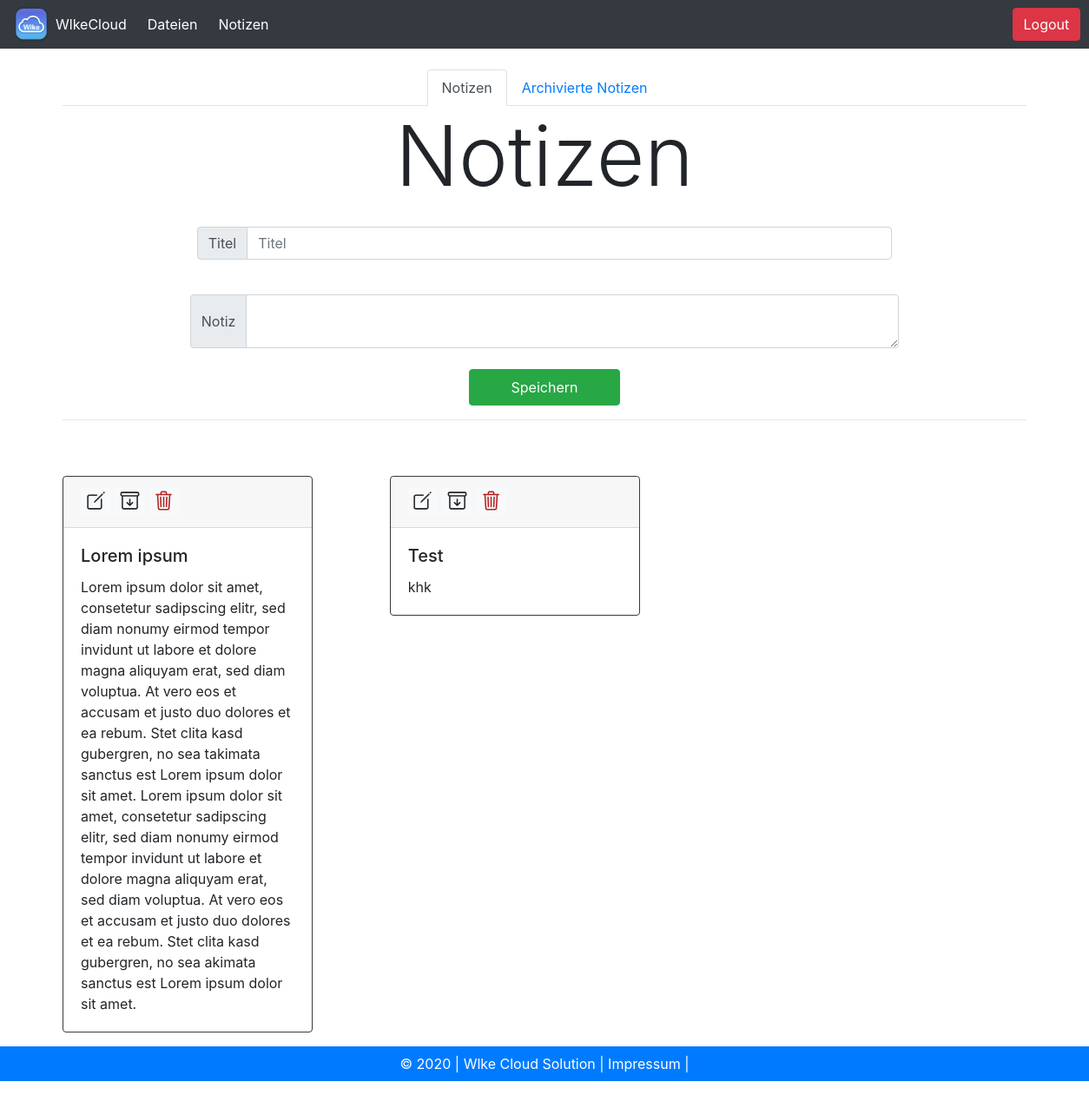
/notes/ (signed in), run on an earlier commit of the app's database.
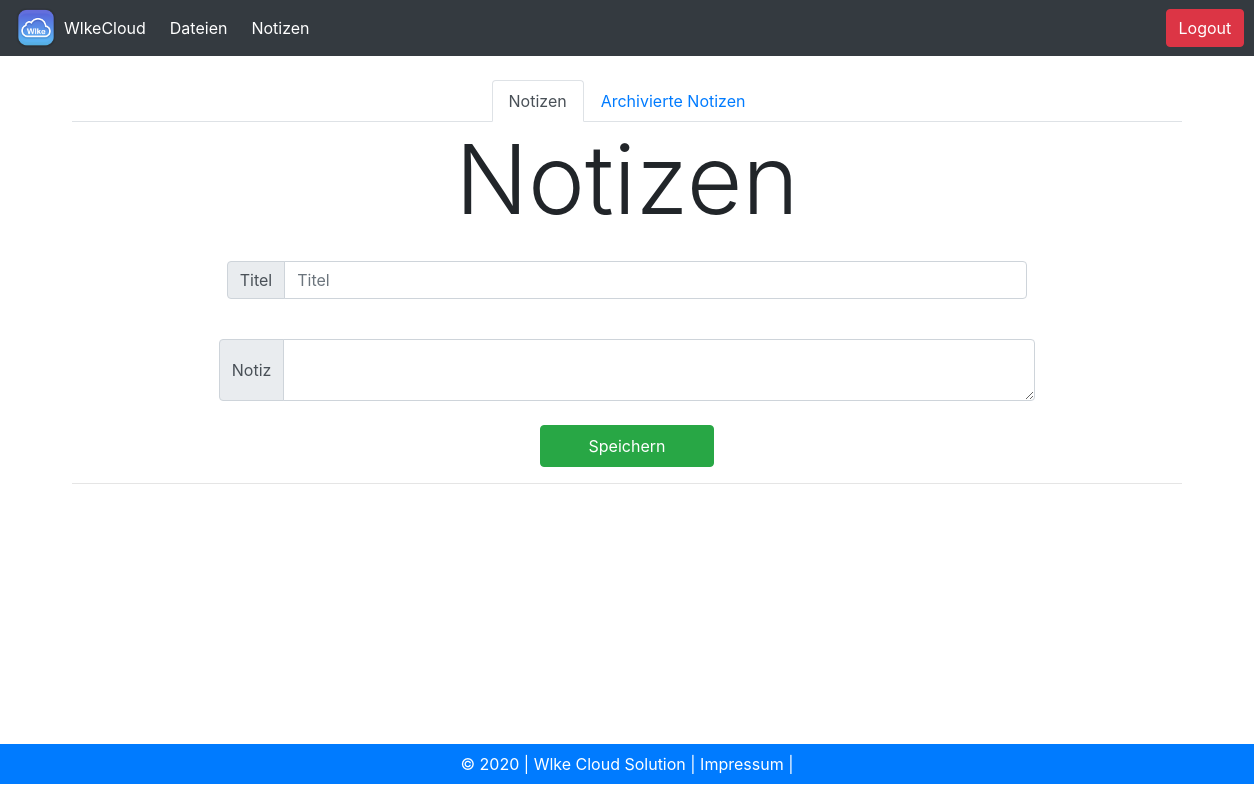
And on a later commit of the database.
### notes/models.py (models this page shows, shortened)
class Notiz(models.Model):
    benutzer = models.ForeignKey(
        User, on_delete=models.CASCADE, related_name="notiz", null=True)
    titel = models.CharField(max_length=200)
    body = models.TextField()
    archived = models.BooleanField(default=False)
    class Meta:
        verbose_name_plural = 'Notizen'

### notes/views.py (the view, shortened to what this page needs)
# urls.py: path('', views.index, name="index"),
def index(request):
    return render(request, 'notes/notes_index.html')

### templates/notes/notes_index.html (shortened to what this page needs)
{% extends 'base_storage.html' %} {% block titel %}Notizen{% endblock %}
{% block content %}
<br>
<ul class="nav nav-tabs justify-content-center">
  <li class="nav-item">
    <a class="nav-link active" href="/notes/">Notizen</a>
  </li>
  <li class="nav-item">
    <a class="nav-link" href="/notes/archived/">Archivierte Notizen</a>
  </li>
  <br>
</ul>
<div class="text-center">
  <h1 class="text-center display-1">Notizen</h1>
</div>
<form method="POST" name="note">
  <div class="input-group input-groupm mb-3 w-75 p-3 mx-auto">
    <div class="input-group-prepend">
      <span class="input-group-text" id="inputGroup-sizing-sm">Titel</span>
    </div>
    <input type="text" class="form-control" name="note-title" placeholder="Titel">
  </div>
  <div class="input-group mb-3 w-75 p-2 mx-auto">
    <div class="input-group-prepend">
      <span class="input-group-text" id="inputGroup-sizing-default">Notiz</span>
    </div>
    <textarea class="form-control" type="text" name="note-body" placeholder="Notiz">  </textarea>
  </div>
  <div class="text-center">
    <button class="btn btn-success pl-5 pr-5 pt-2 pb-2" type="submit">Speichern</button>
  </div>
</form>
<hr>
<div class="card-columns">
{% for notiz in user.notiz.all %}
{% if notiz.archived %}
{% else %}
<div class="card border-dark mx-auto m-5" style="max-width: 18rem;">
  <div class="card-header">
    <a href="/notes/edit/{{notiz.id}}" class="badge badge-light"><ion-icon name="create-outline" style="font-size: 25px;"></ion-icon></a>
    <a href="/notes/archive/{{notiz.id}}" class="badge badge-light"><ion-icon name="archive-outline" style="font-size: 25px;"></ion-icon></a>
    <a href="/notes/delete/{{notiz.id}}/" class="badge badge-light"><ion-icon name="trash-outline" style="font-size: 25px; color:firebrick;"></ion-icon></a>
  </div>
  <div class="card-body">
    <h5 class="card-title">{{ notiz.titel }}</h5>
    <p class="card-text">{{ notiz.body }}</p>
  </div>
  {% endif %}
</div>
{% endfor %}
</div>
{% endblock %}

### templates/base_storage.html (shortened to what this page needs)
<!doctype html>
<html lang="en">
  <head>
    <link rel="stylesheet" href="https://stackpath.bootstrapcdn.com/bootstrap/4.5.0/css/bootstrap.min.css">
  </head>
  <body>
    <nav class="navbar navbar-expand-lg navbar-dark bg-dark rounded-0">
      <div class="collapse navbar-collapse justify-content-md-center" id="navbarsExample10">
        <ul class="navbar-nav">
           <img class="d-block mx-auto" src="\media\logo\Logo.png" alt="Logo" width="40" height="40" >
          <li class="nav-item active">
           <a class="nav-link text-white mr-2" href="/storage">WlkeCloud</a>
          </li>
          <li class="nav-item">
            <a class="nav-link text-white mr-2" href="/storage">Dateien</a>
          </li>
          <li class="nav-item">
            <a class="nav-link text-white mr-2" href="/notes/">Notizen</a>
          </li>
        </ul>
        <a class="btn btn-danger " href="/logout">Logout</a>
      </div>
    </nav>
    <div class="container">
{% if user.is_authenticated %}
  {% block content %}
  {% endblock %}
    <br>
{% else %}
  <img class="d-block mx-auto m-5" src="\media\logo\Logo.png" alt="Logo" width="140" height="140" >
  <h1 class="display-4 text-center">Sie müssen sich erst anmelden <br> um ihre Dateien einzusehehen</h1>
  <a href="/login" class="btn btn-info mx-auto m-5 d-block p-2 ">&nbsp;&nbsp;Login&nbsp;&nbsp;</a>
  {% endif %}
</div>
<footer class="bg-primary text-white text-center mb-3 mt-2 p-2" style="position: fixed; left: 0; bottom: 0; padding-right: 2; width: 100%;">
      © 2020 | Wlke Cloud Solution |
      <a class="text-white " href="/impressum/">   Impressum |</a>
    </footer>
  </body>
</html>

What changed in the data, as far as the page shows it:
removed Notiz: titel "Lorem ipsum", body "Lorem ipsum dolor sit amet, consetetur sadipscing elitr, sed diam nonumy eirmod tempor invidunt ut labore et dolore magna aliquyam erat, sed diam voluptua. At vero eos et accusam et justo duo dolores et ea rebum. Stet clita kasd gubergren, no sea takimata sanctus est Lorem ipsum dolor sit amet. Lorem ipsum dolor sit amet, consetetur sadipscing elitr, sed diam nonumy eirmod tempor invidunt ut labore et dolore magna aliquyam erat, sed diam voluptua. At vero eos et accusam et justo duo dolores et ea rebum. Stet clita kasd gubergren, no sea akimata sanctus est Lorem ipsum dolor sit amet."
removed Notiz: titel "Test", body "khk"
